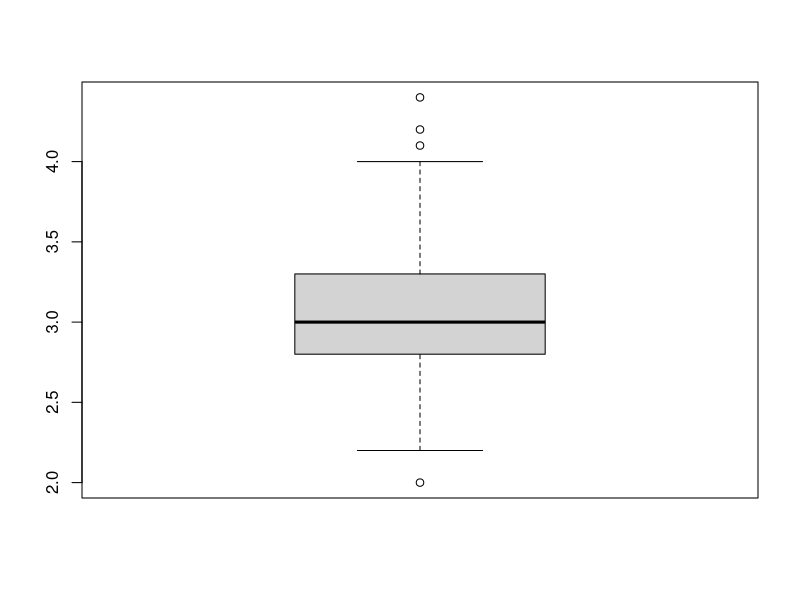
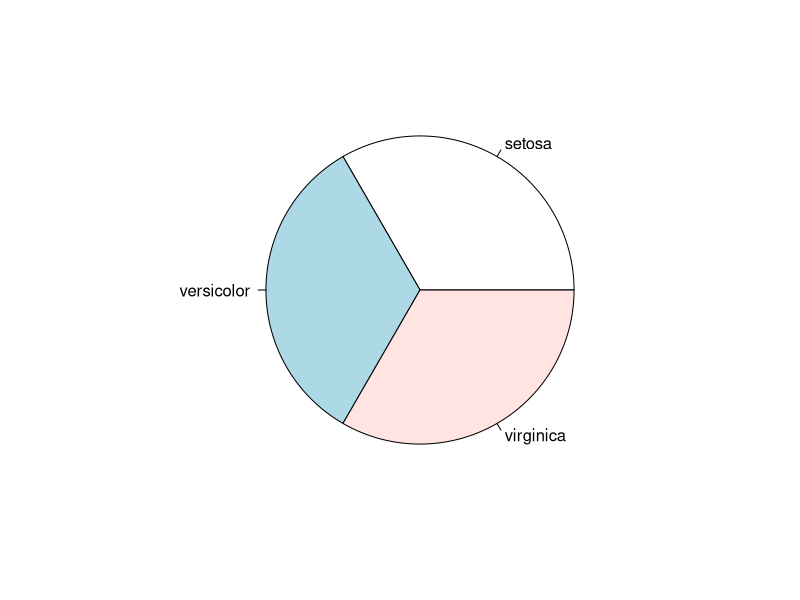

R code for these plots, in order:
## ---- chunk 1
seq(1,10)
## ---- chunk 2
seq(1, 61, by=6)
## ---- chunk 3
rep(2:4, 5)
## ---- chunk 4
# after converting factorvar to numeric, it should assign back
factorVar <- factor(c(1, 6, 5.4, 3.2))
factorVar <- as.numeric(factorVar)
## ---- chunk 5
#INSERT YOUR ANSWER HERE
## ---- chunk 6
sum((10:100)^3)
## ---- chunk 7
sum(2^(1:10)/(1:10)^2+(1:10)^4/4^(1:10))
## ---- chunk 8
sum(1/factorial((0:10)+1))
## ---- chunk 9
n <- (3:33)
sum(3*n + 3/n^(1/3))
## ---- chunk 10
c(0:5)[NA]
# Create 5 vector, each one has NA value  
## ---- chunk 11
# is.vector tests if input argument is vector
# is.vector tests if each element of input argument is vecor
## ---- chunk 12
# 1. easy to build interactive web apps straight from R
# 2. extend Shiny apps with CSS themes, htmlwidgets, and JavaScript actions
# 3. Shiny apps are easy to write. No web development skills are required
# 4. You can communicate results via interactive charts, visualizations, text, or tables
# 5. Built-in capabilities let you share your work easily with colleagues and friends.
## ---- chunk 13
library(datasets)
## ---- chunk 14
head(iris)
## ---- chunk 15
sapply(iris[c(1:4)], mean, na.rm = TRUE)
## ---- chunk 16
iris$Sepal.Length[is.na(iris$Sepal.Length)] <- mean(iris$Sepal.Length, na.rm=T)
iris$Sepal.Width[is.na(iris$Sepal.Width)] <- mean(iris$Sepal.Width, na.rm=T)
iris$Petal.Length[is.na(iris$Petal.Length)] <- mean(iris$Petal.Length, na.rm=T)
iris$Petal.Width[is.na(iris$Petal.Width)] <- mean(iris$Petal.Width, na.rm=T)
## ---- chunk 17
sd(iris$Sepal.Length, na.rm=T)
sd(iris$Petal.Length, na.rm=T)
## ---- chunk 18
boxplot(iris$Sepal.Width)
# outliers are points below lower fence Q1-1.5(IQR) or higer than Upper fence Q3+1.5(IQR)
## ---- chunk 19
quantile(iris$Sepal.Width, 0.75, na.rm=T)
summary(iris$Sepal.Width)[5]
## ---- chunk 20
labels <- unique(iris$Species)
sepalLess7 = iris[iris$Sepal.Length<7,]
setosa = sepalLess7[sepalLess7$Species==labels[1],]
versicolor = sepalLess7[sepalLess7$Species==labels[2],]
virginica = sepalLess7[sepalLess7$Species==labels[3],]
pie(c(length(setosa),length(versicolor),length(versicolor)), labels)
